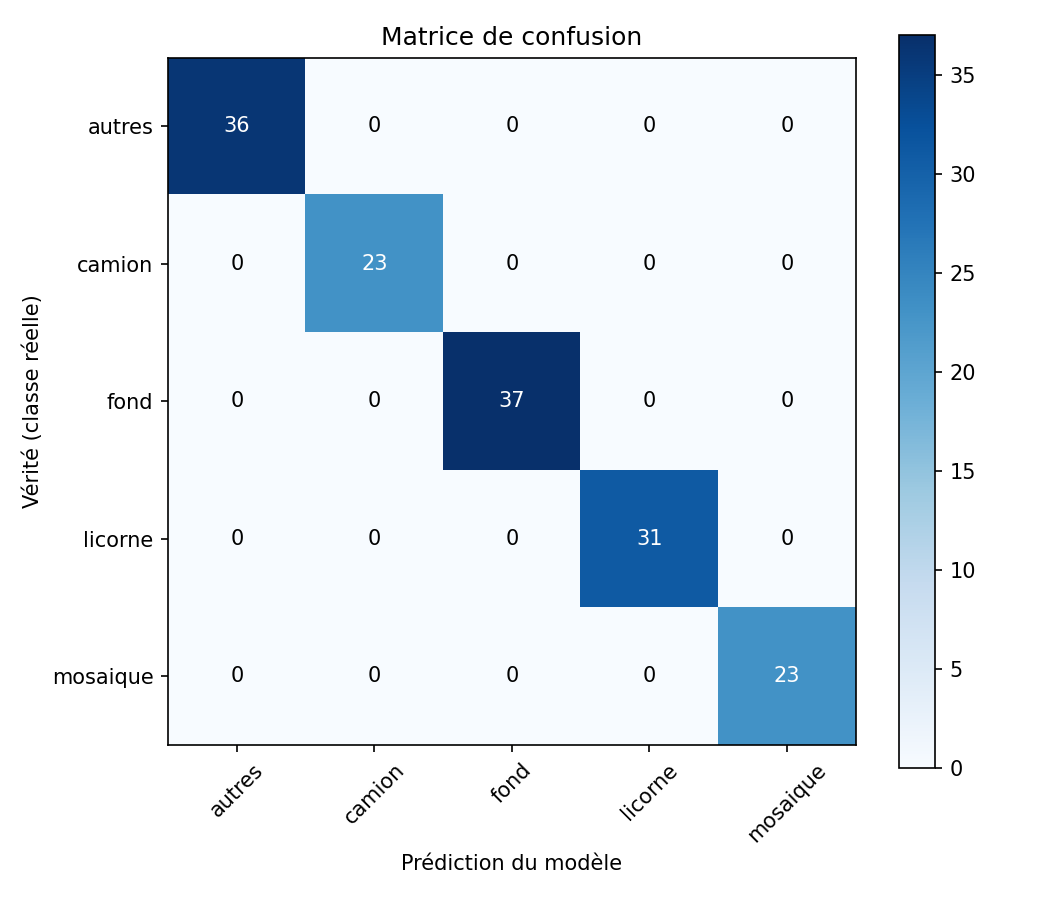

The script that saved this image:
import os
os.environ['TF_CPP_MIN_LOG_LEVEL'] = '3'  # Masque les warnings et infos de TensorFlow
os.environ['TF_ENABLE_ONEDNN_OPTS'] = '0' # Désactive le message oneDNN

import numpy as np
import tensorflow as tf
import matplotlib.pyplot as plt

# mêmes réglages que dans train.py
TAILLE = 224
BATCH  = 32

BASE_DIR = os.path.dirname(os.path.abspath(__file__))
DOSSIER  = os.path.join(BASE_DIR, "dataset")

# rechargement du jeu de validation comme dans train.py
val_ds = tf.keras.utils.image_dataset_from_directory(
    DOSSIER,
    validation_split=0.2,
    subset="validation",
    seed=123, # identique à train.py
    image_size=(TAILLE, TAILLE),
    batch_size=BATCH
)

#on récupère le nom des classes dans l'ordre
noms_classes = val_ds.class_names

# rechargemet du modèle déja entrainé
chemin_modele = os.path.join(BASE_DIR, "models", "modele.keras")
model = tf.keras.models.load_model(chemin_modele)

# prédictions du modèle
vraies_etiquettes = []   # vérité
predictions       = []   # réponses du modèle

#on parcourt le jeu de validation par lots 
# et pour chaque lot on récupère la bonne réponse et la reponse du modèle
for images, etiquettes in val_ds:
    #le modèle renvoie pour chaque image, 5 proba (1 par classe)
    proba = model.predict(images, verbose=0)
    classes_predites = np.argmax(proba, axis=1) 
    
    #on stocke les résultats dans ces deux listes
    predictions.extend(classes_predites)
    vraies_etiquettes.extend(etiquettes.numpy())

#on tranforme les listes en tableau
vraies_etiquettes = np.array(vraies_etiquettes)
predictions       = np.array(predictions)

# construction de la matrice
matrice = tf.math.confusion_matrix(
    labels=vraies_etiquettes,
    predictions=predictions,
    num_classes=len(noms_classes)
).numpy()

# affichage de la matrice avec Matplotlib
plt.figure(figsize=(7, 6))

plt.imshow(matrice, cmap="Blues")
plt.colorbar() # légende barre de couleur

# noms des classes 
plt.xticks(range(len(noms_classes)), noms_classes, rotation=45)
plt.yticks(range(len(noms_classes)), noms_classes)
plt.xlabel("Prédiction du modèle")
plt.ylabel("Vérité (classe réelle)")
plt.title("Matrice de confusion")

# nombres dans les cases
seuil = matrice.max() / 2
for i in range(len(noms_classes)):
    for j in range(len(noms_classes)):
        couleur = "white" if matrice[i, j] > seuil else "black"
        plt.text(j, i, matrice[i, j], ha="center", va="center", color=couleur)

plt.tight_layout()

# sauvegarde de l'image de la matrice
chemin_image = os.path.join(BASE_DIR, "matrice_confusion.png")
plt.savefig(chemin_image, dpi=150)

plt.show()
